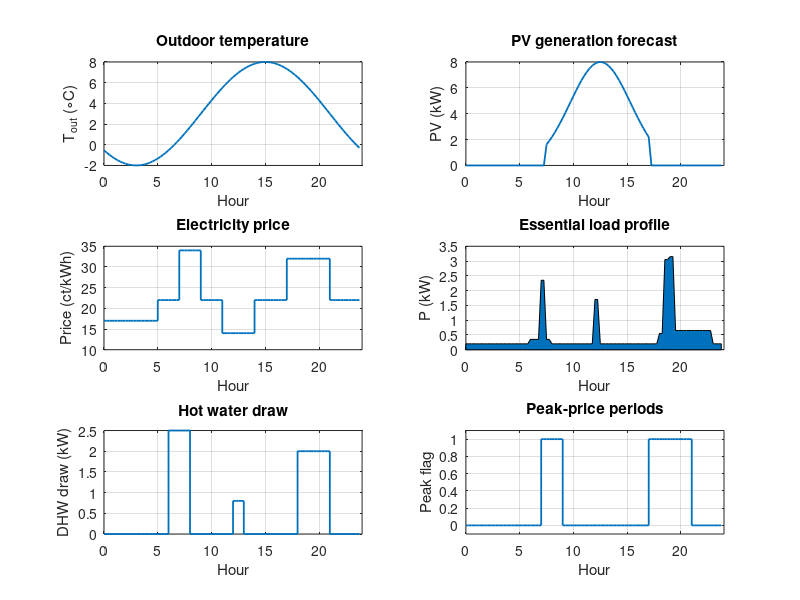

Write MATLAB code to recreate this figure.
%% ========================================================================
%  hems_init.m
%  Initialization script for the HEMS Simulink model
%  Run this BEFORE opening / simulating hems_model.slx
%
%  It loads every parameter into the base workspace and builds the
%  forecast and load profiles for one 24-hour day at 15-minute resolution.
%
%  Project: Forecast-based optimization for a Home Energy Management System
%  ========================================================================

clear; clc; close all;

%% ------------------------------------------------------------------------
%  1. TIME GRID
%  ------------------------------------------------------------------------
dt       = 900;                 % step size [s]  (15 min = 900 s)
dt_h     = dt/3600;             % step size [h]  (0.25 h)
N        = 96;                  % steps in a 24 h day  (24/0.25)
t_s      = (0:dt:(N-1)*dt)';    % time vector [s]   column, length N
t_h      = t_s/3600;            % time vector [h]
k        = (1:N)';              % integer step index 1..96

% Helper: convert "clock hour" to a step index (e.g. 7:00 -> step 29)
hourIdx  = @(hr) round(hr/dt_h) + 1;

%% ------------------------------------------------------------------------
%  2. BUILDING ENVELOPE  (1R1C thermal model)   -- German single-family EFH
%  ------------------------------------------------------------------------
H_T       = 128;                % total heat-loss coefficient [W/K]
C_bldg    = 8000 * 3600;        % thermal mass [J/K]  (8 kWh/K x 3600)
A_win     = 15;                 % south window area [m^2]
g_val     = 0.55;               % glazing solar transmittance g-value [-]
Q_int     = 600;                % internal gains (people + devices) [W]
T_in0     = 20;                 % initial indoor temperature [degC]
T_set     = 21;                 % comfort set point [degC]
T_min     = 19.0;               % lower comfort bound [degC]
T_max     = 24.0;               % upper comfort bound [degC]

% Building time constant: tau = C/H_T
tau_bldg_h = C_bldg / H_T / 3600;     % [hours]  expect ~62 h

%% ------------------------------------------------------------------------
%  3. DHW TANK  (second thermal state)
%  ------------------------------------------------------------------------
V_tank      = 0.300;            % tank volume [m^3]  (300 litres)
rho_w       = 1000;             % water density [kg/m^3]
c_w         = 4186;             % water specific heat [J/(kg.K)]
C_tank      = V_tank*rho_w*c_w; % tank thermal mass [J/K]  (= 1,255,800)
UA_tank     = 2.5;              % standby loss coefficient [W/K]
T_tank0     = 55;               % initial tank temperature [degC]
T_tank_min  = 40;               % minimum usable temperature [degC]
T_tank_max  = 60;               % maximum temperature [degC]
T_legionella= 55;               % periodic anti-Legionella target [degC]

%% ------------------------------------------------------------------------
%  4. HEAT PUMP
%  ------------------------------------------------------------------------
P_hp_max  = 4000;               % max electrical input power [W]
T_sup     = 40;                 % supply water temperature (UFH) [degC]
eta_hp    = 0.45;               % Carnot efficiency factor [-]
% NB: thermal output Q_hp = P_el * COP(T_out, T_sup, eta_hp)

%% ------------------------------------------------------------------------
%  5. PV ARRAY
%  ------------------------------------------------------------------------
pv_peak   = 8000;               % PV system peak power [W]  (8 kWp)
% PV output is built from the irradiance profile below (Section 10).

%% ------------------------------------------------------------------------
%  6. BATTERY STORAGE SYSTEM
%  ------------------------------------------------------------------------
bat_cap     = 10000;            % usable capacity [Wh]   (10 kWh)
bat_soc0    = 5000;             % initial state of charge [Wh] (50 %)
bat_pmax    = 5000;             % max charge / discharge power [W]
bat_eff     = 0.95;            % round-trip efficiency [-]
bat_eff_1way= sqrt(bat_eff);    % one-way efficiency [-]
bat_soc_min = 0.10 * bat_cap;   % lower SoC limit [Wh]
bat_soc_max = 0.95 * bat_cap;   % upper SoC limit [Wh]

%% ------------------------------------------------------------------------
%  7. ESSENTIAL LOADS  (Type 1: fixed power profile, cannot be shifted)
%  ------------------------------------------------------------------------
%  Built as a single combined profile P_ess [W] over the 96 steps.
P_ess = zeros(N,1);

% 7a. Continuous base load: fridge, router, standby electronics
P_ess = P_ess + 200;                                   % 200 W all day

% 7b. Lighting (morning + evening)
P_ess(t_h>=6  & t_h<8)   = P_ess(t_h>=6  & t_h<8)   + 150;
P_ess(t_h>=18 & t_h<23)  = P_ess(t_h>=18 & t_h<23)  + 200;

% 7c. Cooking stove (short peaks at meal times)
P_ess(t_h>=7   & t_h<7.5)  = P_ess(t_h>=7   & t_h<7.5)  + 2000;  % breakfast
P_ess(t_h>=12  & t_h<12.5) = P_ess(t_h>=12  & t_h<12.5) + 1500;  % lunch
P_ess(t_h>=18.5& t_h<19.5) = P_ess(t_h>=18.5& t_h<19.5)+ 2500;   % dinner

% 7d. TV / monitors (evening)
P_ess(t_h>=18 & t_h<23)  = P_ess(t_h>=18 & t_h<23)  + 150;

% 7e. Laptop + phone charging (evening)
P_ess(t_h>=19 & t_h<23)  = P_ess(t_h>=19 & t_h<23)  + 100;

%% ------------------------------------------------------------------------
%  8. SHIFTABLE LOADS  (Type 2: schedulable on/off / energy target)
%  ------------------------------------------------------------------------
% 8a. Washing machine -- fixed cycle, run before a deadline
wm_power    = 1500;             % power while running [W]
wm_duration = 4;                % cycle length [steps] (4 x 15min = 1 h)
wm_deadline = hourIdx(22);      % must finish by 22:00 [step index]
wm_release  = hourIdx(8);       % may start from 08:00 [step index]

% 8b. Clothes dryer -- fixed cycle, run before a deadline
dr_power    = 2500;             % power while running [W]
dr_duration = 4;                % cycle length [steps] (1 h)
dr_deadline = hourIdx(23);      % must finish by 23:00
dr_release  = hourIdx(9);       % may start from 09:00

% 8c. EV charging -- energy target, reach SoC before departure
ev_pmax     = 11000;            % max charge power [W]   (11 kW wallbox)
ev_energy   = 30000;            % energy needed before departure [Wh]
ev_arrive   = hourIdx(18);      % plugged in at 18:00
ev_depart   = hourIdx(7) + N;   % leaves 07:00 next day (wraps midnight)
% (For a single-day sim, treat departure as end-of-horizon at 07:00.)
%% ------------------------------------------------------------------------
%  8b. DUMB-BASELINE COMMAND PROFILES (temporary, until optimizer built)
%      Appliances run on arrival in the evening peak — worst case.
%  ------------------------------------------------------------------------
% Washing machine: runs 18:00-19:00 (gate = 1 during the cycle)
gate_wm_vec = zeros(N,1);
gate_wm_vec(t_h>=18 & t_h<19) = 1;

% Dryer: runs 19:00-20:00 (after the washer)
gate_dr_vec = zeros(N,1);
gate_dr_vec(t_h>=19 & t_h<20) = 1;

% EV: charges at full power from 18:00 until the 30 kWh target is met.
% 30000 Wh / 11000 W = 2.73 h, so ~18:00-20:45 at full power.
P_ev_vec = zeros(N,1);
ev_hours_needed = ev_energy / ev_pmax;                 % 2.73 h
P_ev_vec(t_h>=18 & t_h<(18+ev_hours_needed)) = ev_pmax;

%% ------------------------------------------------------------------------
%  9. DHW DRAW PROFILE  (hot water taken by the household) [W]
%  ------------------------------------------------------------------------
Q_draw_vec = zeros(N,1);
Q_draw_vec(t_h>=6  & t_h<8)  = 2500;   % morning showers
Q_draw_vec(t_h>=12 & t_h<13) = 800;    % midday
Q_draw_vec(t_h>=18 & t_h<21) = 2000;   % evening

%% ------------------------------------------------------------------------
%  10. WEATHER FORECAST
%  ------------------------------------------------------------------------
% 10a. Outdoor temperature: daily sinusoid (Bavarian late-winter day)
%      Minimum before dawn (~ -2 degC), peak mid-afternoon (~ 8 degC)
T_out_vec = 3 + 5*sin(2*pi*(t_h - 9)/24);     % [degC]

% 10b. Solar irradiance: Gaussian bell centred at solar noon [W/m^2]
G_peak    = 600;                              % clear-ish winter peak
G_vec     = G_peak * exp(-0.5*((t_h - 12.5)/2.8).^2);
G_vec(t_h < 7.5) = 0;                         % no sun before sunrise
G_vec(t_h > 17 ) = 0;                         % none after sunset

% 10c. PV generation forecast [W]  (scaled so clear noon ~ pv_peak)
P_pv_vec  = pv_peak * (G_vec / G_peak);

%% ------------------------------------------------------------------------
%  11. GRID PRICE FORECAST  (EPEX / dynamic-tariff style) [ct/kWh]
%  ------------------------------------------------------------------------
price_vec = 22*ones(N,1);                              % base price
price_vec(t_h>=7  & t_h<9 ) = price_vec(t_h>=7  & t_h<9 ) + 12;  % morning peak
price_vec(t_h>=17 & t_h<21) = price_vec(t_h>=17 & t_h<21) + 10;  % evening peak
price_vec(t_h>=11 & t_h<14) = price_vec(t_h>=11 & t_h<14) - 8;   % midday dip
price_vec(t_h>=0  & t_h<5 ) = price_vec(t_h>=0  & t_h<5 ) - 5;   % cheap night
feed_in_tariff = 8;                                    % PV export [ct/kWh]

% 11b. Peak-period flag (1 = high-price slot the HEMS should avoid)
peak_flag = double(price_vec >= 28);

%% ------------------------------------------------------------------------
%  12. PACKAGE SIGNALS FOR "From Workspace" BLOCKS  ([time, value] format)
%  ------------------------------------------------------------------------
T_out_data    = [t_s, T_out_vec];
G_data        = [t_s, G_vec];
P_pv_data     = [t_s, P_pv_vec];
Q_draw_data   = [t_s, Q_draw_vec];
price_data    = [t_s, price_vec];
peak_data     = [t_s, peak_flag];
P_ess_data    = [t_s, P_ess];
gate_wm_data = [t_s, gate_wm_vec];
gate_dr_data = [t_s, gate_dr_vec];
P_ev_data    = [t_s, P_ev_vec];

%% ------------------------------------------------------------------------
%  13. SANITY CHECKS + SUMMARY PLOTS
%  ------------------------------------------------------------------------
fprintf('\n==== hems_init.m complete ====\n');
fprintf(' Time grid           : %d steps x %g min = 24 h\n', N, dt/60);
fprintf(' Building time const  : %.1f h (expect ~62 h)\n', tau_bldg_h);
fprintf(' Tank thermal mass    : %.0f J/K\n', C_tank);
fprintf(' Daily essential energy: %.2f kWh\n', sum(P_ess)*dt_h/1000);
fprintf(' Daily DHW draw energy : %.2f kWh\n', sum(Q_draw_vec)*dt_h/1000);
fprintf(' Daily PV potential    : %.2f kWh\n', sum(P_pv_vec)*dt_h/1000);
fprintf(' Price range           : %.0f - %.0f ct/kWh\n', min(price_vec), max(price_vec));
fprintf('===============================\n\n');

figure('Name','HEMS inputs','Color','w');

subplot(3,2,1);
plot(t_h, T_out_vec,'LineWidth',1.3); grid on;
xlabel('Hour'); ylabel('T_{out} (\circC)'); title('Outdoor temperature'); xlim([0 24]);

subplot(3,2,2);
plot(t_h, P_pv_vec/1000,'LineWidth',1.3); grid on;
xlabel('Hour'); ylabel('PV (kW)'); title('PV generation forecast'); xlim([0 24]);

subplot(3,2,3);
stairs(t_h, price_vec,'LineWidth',1.3); grid on;
xlabel('Hour'); ylabel('Price (ct/kWh)'); title('Electricity price'); xlim([0 24]);

subplot(3,2,4);
area(t_h, P_ess/1000); grid on;
xlabel('Hour'); ylabel('P (kW)'); title('Essential load profile'); xlim([0 24]);

subplot(3,2,5);
stairs(t_h, Q_draw_vec/1000,'LineWidth',1.3); grid on;
xlabel('Hour'); ylabel('DHW draw (kW)'); title('Hot water draw'); xlim([0 24]);

subplot(3,2,6);
stairs(t_h, peak_flag,'LineWidth',1.3); grid on;
xlabel('Hour'); ylabel('Peak flag'); title('Peak-price periods'); xlim([0 24]); ylim([-0.1 1.1]);

disp('Workspace ready. Open hems_model.slx and start building subsystems.');
